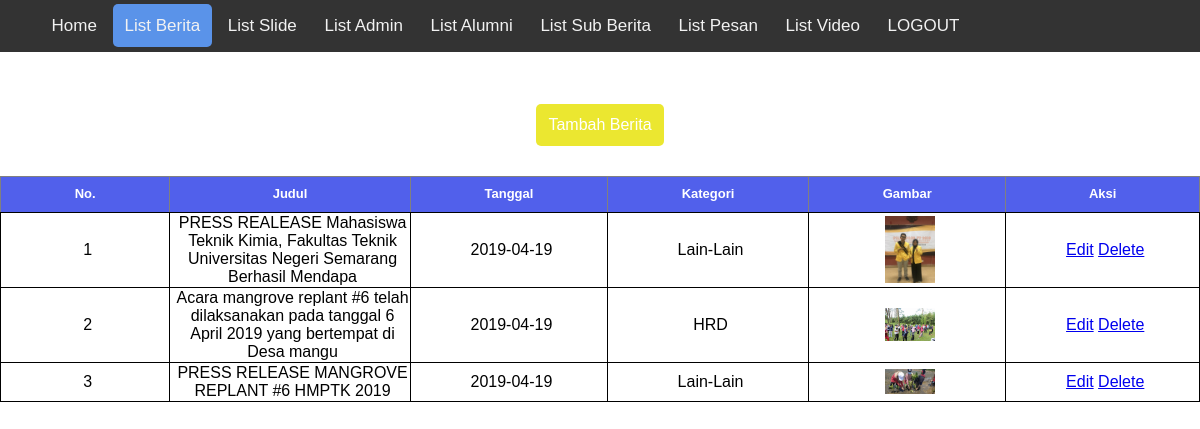
The page /admin/list_berita.php (signed in) on the database its author committed.
### tables this page shows
CREATE TABLE `berita` (
  `id` int(5) NOT NULL,
  `judul` varchar(100) NOT NULL,
  `isi` text NOT NULL,
  `kategori` varchar(10) NOT NULL,
  `gambar` varchar(150) NOT NULL,
  `tanggal_berita` date NOT NULL
);

### admin/function.php (called while the page is built, shortened)
<?php
$conn = mysqli_connect("localhost","root","","berita_kita");
function query($query){
    global $conn;
    $result= mysqli_query($conn,$query);
    $rows=[];
    while($row=mysqli_fetch_assoc($result)){
        $rows[]=$row;
    }
    return $rows;
}
?>

### admin/list_berita.php (the view, shortened to what this page needs)
<?php
include "layout/header.php";
require 'function.php';
$brt = query("SELECT * FROM berita ORDER BY Id DESC");
?>
<head>
    <link rel="stylesheet" href="css/admin.css">
</head>
<div class="table-semua">
    <a class="tambah-berita-link" href="tambah_berita.php">Tambah Berita</a>
    <table border="1" id="myTable">
        <thead>
            <tr>
                <th onclick="sortTable(0)">No.</th>
                <th onclick="sortTable(1)">Judul</th>
                <th onclick="sortTable(2)">Tanggal</th>
                <th onclick="sortTable(3)">Kategori</th>
                <th>Gambar</th>
                <th>Aksi</th>
            </tr>
        </thead>
        <tbody>
            <?php $i = 1; ?>
            <?php foreach ($brt as $row) : ?>
            <tr>
                <td class="col-number"><?= $i; ?></td>
                <td class="col-1"><?= $row["judul"] ?></td>
                <td class="col-2"><?= $row["tanggal_berita"]; ?></td>
                <td class="col-3"><?= $row["kategori"]; ?></td>
                <td class="col-4"><img src="../upload/<?= $row["gambar"]; ?>" width="50" </td>
                <td>
                    <a href="edit_berita.php?id=<?= $row["id"]; ?>">Edit</a>
                    <a href="delete/delete_berita.php?id=<?= $row["id"]; ?>" onclick="return confirm('yakin?');">Delete</a>
                </td>
            </tr>
            <?php $i++ ?>
            <?php endforeach ?>
        </tbody>
    </table>
</div>

### admin/layout/header.php (shortened to what this page needs)
<html>
<head>
    <link rel="stylesheet" href="css/header.css">
</head>
</head>
<body>
    <div class="topnav">
        <ul>
            <a class="nav-link" href="index.php">Home</a>
            <a class="nav-link" href="list_berita.php">List Berita</a>
            <a class="nav-link" href="list_slide.php">List Slide</a>
            <a class="nav-link" href="list_admin.php">List Admin</a>
            <a class="nav-link" href="list_alumni.php">List Alumni</a>
            <a class="nav-link" href="list_subberita.php">List Sub Berita</a>
            <a class="nav-link" href="list_pesan.php">List Pesan</a>
            <a class="nav-link" href="list_video.php">List Video</a>
            <a class="nav-link" href="logout.php">LOGOUT</a>
        </ul>
    </div>
</body>
</html>

### admin/css/header.css (style rules this page uses)
body { margin: 0; font-family: Arial, Helvetica, sans-serif; }
.topnav { margin: 0; overflow: hidden; background-color: #333; height: auto; }
.topnav a { color: #f2f2f2; text-align: center; text-decoration: none; font-size: 17px; margin: auto; width: fit-content; padding: 1%; border-radius: 5px; height: auto; }
.activeMenuItem { background-color: rgb(90, 147, 233); }

### admin/css/admin.css (style rules this page uses)
.table-semua { display: -webkit-box; display: -ms-flexbox; display: flex; -webkit-box-orient: vertical; -webkit-box-direction: normal; -ms-flex-direction: column; flex-direction: column; margin: 0; margin-top: 52px; }
.tambah-berita-link { text-decoration: none; color: white; background-color: rgb(235, 231, 48); border-radius: 5px; text-align: center; padding: 1%; margin: auto; text-align: center; }
table { margin: auto; padding: 5%; margin-top: 2.5%; border-collapse: collapse; }
thead { border-collapse: collapse; }
td { border: 1px solid black; margin: 0; padding-left: .5%; text-align: center; }
th { background-color: rgb(81, 96, 235); color: white; font-size: small; width: 1%; line-height: 2.5em; text-align: center; margin: auto; -webkit-box-pack: center; -ms-flex-pack: center; justify-content: center; }

### admin/list_berita.php (style rules this page uses)
th { cursor: pointer; }

### rows shown on the page
berita: judul "PRESS REALEASE Mahasiswa Teknik Kimia, Fakultas Teknik Universitas Negeri Semarang Berhasil Mendapa", tanggal_berita "2019-04-19", kategori "Lain-Lain", gambar (picture)
berita: judul "Acara mangrove replant #6 telah dilaksanakan pada tanggal 6 April 2019 yang bertempat di Desa mangu", tanggal_berita "2019-04-19", kategori "HRD", gambar (picture)
berita: judul "PRESS RELEASE MANGROVE REPLANT #6 HMPTK 2019", tanggal_berita "2019-04-19", kategori "Lain-Lain", gambar (picture)
